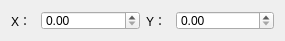
<?xml version="1.0" encoding="UTF-8"?>
<ui version="4.0">
 <class>qgsCoordInputDialogClass</class>
 <widget class="QDialog" name="qgsCoordInputDialogClass">
  <property name="geometry">
   <rect>
    <x>0</x>
    <y>0</y>
    <width>285</width>
    <height>41</height>
   </rect>
  </property>
  <property name="minimumSize">
   <size>
    <width>285</width>
    <height>41</height>
   </size>
  </property>
  <property name="maximumSize">
   <size>
    <width>285</width>
    <height>41</height>
   </size>
  </property>
  <property name="windowTitle">
   <string>输入坐标</string>
  </property>
  <property name="toolTip">
   <string>&lt;html&gt;&lt;head/&gt;&lt;body&gt;&lt;p&gt;按Ctrl +Enter键确定输入值，并关闭本窗口&lt;/p&gt;&lt;/body&gt;&lt;/html&gt;</string>
  </property>
  <property name="statusTip">
   <string>按Ctrl +Enter键确定输入值，并关闭本窗口</string>
  </property>
  <property name="modal">
   <bool>true</bool>
  </property>
  <layout class="QHBoxLayout" name="horizontalLayout">
   <item>
    <widget class="QLabel" name="label">
     <property name="maximumSize">
      <size>
       <width>24</width>
       <height>16777215</height>
      </size>
     </property>
     <property name="text">
      <string>X：</string>
     </property>
    </widget>
   </item>
   <item>
    <widget class="QDoubleSpinBox" name="coordX"/>
   </item>
   <item>
    <widget class="QLabel" name="label_2">
     <property name="maximumSize">
      <size>
       <width>24</width>
       <height>16777215</height>
      </size>
     </property>
     <property name="text">
      <string>Y：</string>
     </property>
    </widget>
   </item>
   <item>
    <widget class="QDoubleSpinBox" name="coordY"/>
   </item>
  </layout>
 </widget>
 <layoutdefault spacing="6" margin="11"/>
 <resources/>
 <connections/>
</ui>
